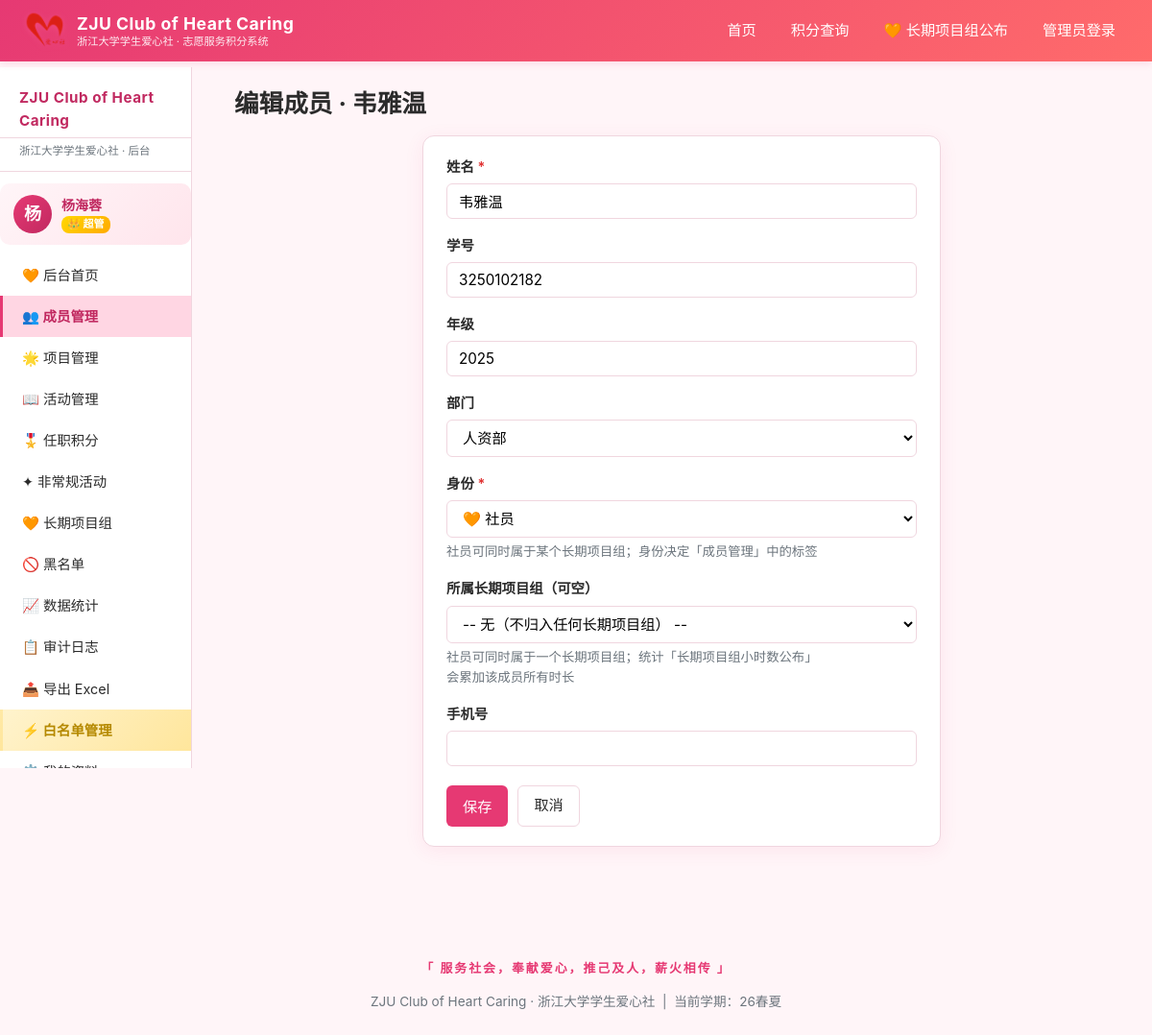
/admin/members/1/edit (signed in), run on the app's committed database.
### models.py (models this page shows, shortened)
class Admin(db.Model):
    __tablename__ = "admins"
    id = db.Column(db.Integer, primary_key=True)
    name = db.Column(db.String(64), nullable=False, index=True)
    student_id = db.Column(db.String(32), nullable=False, unique=True, index=True)
    password_hash = db.Column(db.String(256), default="")  # 允许空 = 待激活
    is_super_admin = db.Column(db.Boolean, default=False, index=True)
    is_root = db.Column(db.Boolean, default=False, index=True)  # 创始人：最高权限
    permissions = db.Column(db.Text, default="")  # JSON list, e.g. '["members","projects"]'
    status = db.Column(db.String(16), default="active", index=True)  # pending/approved/active
    application_message = db.Column(db.Text, default="")  # 申请说明
    approved_at = db.Column(db.DateTime, nullable=True)  # 审批时间
    approved_by = db.Column(db.String(64), default="")  # 审批人
    created_at = db.Column(db.DateTime, default=datetime.utcnow)
    last_login_at = db.Column(db.DateTime, nullable=True)
    def has_permission(self, perm):
        if self.is_super_admin:
            return True
        return perm in self.permissions_list()

class Member(db.Model):
    __tablename__ = "members"
    id = db.Column(db.Integer, primary_key=True)
    name = db.Column(db.String(64), nullable=False, index=True)
    grade = db.Column(db.String(32), default="")
    student_id = db.Column(db.String(32), default="", index=True)
    department = db.Column(db.String(64), default="")
    identity = db.Column(db.String(32), default="社员", index=True)
    long_term_group_id = db.Column(db.Integer, db.ForeignKey("long_term_groups.id"), nullable=True, index=True)
    long_term_group = db.relationship("LongTermGroup", backref="members")
    phone = db.Column(db.String(32), default="")
    created_at = db.Column(db.DateTime, default=datetime.utcnow)
    activity_participations = db.relationship("ActivityParticipant", backref="member", cascade="all, delete-orphan")
    irregular_participations = db.relationship("IrregularParticipant", backref="member", cascade="all, delete-orphan")
    position_records = db.relationship("PositionRecord", backref="member", cascade="all, delete-orphan")
    signoffs = db.relationship("SignoffLog", backref="signoff_member", cascade="all, delete-orphan")
    query_logs = db.relationship("QueryLog", backref="query_member", cascade="all, delete-orphan")
    modifications = db.relationship("ModificationLog", backref="mod_member", cascade="all, delete-orphan")

class Setting(db.Model):
    __tablename__ = "settings"
    key = db.Column(db.String(64), primary_key=True)
    value = db.Column(db.String(256), default="")

### app.py (the view, shortened to what this page needs)
    @app.route("/admin/members/<int:mid>/edit", methods=["GET", "POST"])
    @permission_required("members")
    def admin_member_edit(mid):
        m = Member.query.get_or_404(mid)
        return render_template(
            "admin/member_edit.html", member=m,
            departments=all_departments(),
            long_term_groups=LongTermGroup.query.filter_by(active=True).order_by(LongTermGroup.sort_order).all(),
        )

### app.py (called while the page is built)
def permission_required(perm):
    def decorator(f):
        @wraps(f)
        def wrapper(*args, **kwargs):
            if not session.get("admin_id"):
                return redirect(url_for("admin_login", next=request.path))
            me = Admin.query.get(session.get("admin_id"))
            if not me:
                session.clear()
                return redirect(url_for("admin_login"))
            if not me.has_permission(perm):
                label = next((n for k, n, _ in ADMIN_PERMISSIONS if k == perm), perm)
                flash(f"您没有「{label}」的访问权限", "warning")
                return redirect(url_for("admin_login"))
            return f(*args, **kwargs)
        return wrapper
    return decorator

def current_semester():
    s = Setting.query.filter_by(key="current_semester").first()
    return s.value if s else ""

def all_departments():
    s = Setting.query.filter_by(key="departments").first()
    if s and s.value:
        return [d.strip() for d in s.value.split(",") if d.strip()]
    return ["人资部", "综管部", "文体部", "活动部",
            "宣传部", "创设部", "外联部", "财务部"]

### templates/admin/member_edit.html (shortened to what this page needs)
{% extends "base.html" %}
{% block content %}
{% include "admin/_sidebar.html" %}
<section class="content-with-sidebar">
  <h1>{% if member %}编辑成员 · {{ member.name }}{% else %}添加成员{% endif %}</h1>
  <div class="card narrow">
    <form method="post" class="form">
      <div class="form-row">
        <label>姓名 <span class="req">*</span></label>
        <input type="text" name="name" value="{{ member.name if member else '' }}" required>
      </div>
      <div class="form-row">
        <label>学号</label>
        <input type="text" name="student_id" value="{{ member.student_id if member else '' }}" placeholder="例如：22301010001">
      </div>
      <div class="form-row">
        <label>年级</label>
        <input type="number" name="grade" value="{{ (member.grade if member else '').rstrip('级') }}" placeholder="2024" min="2000" max="2100" step="1">
      </div>
      <div class="form-row">
        <label>部门</label>
        <select name="department">
          {% for d in departments %}
            <option value="{{ d }}" {% if member and member.department==d %}selected{% endif %}>{{ d }}</option>
          {% endfor %}
        </select>
      </div>
      <div class="form-row">
        <label>身份 <span class="req">*</span></label>
        <select name="identity">
          <option value="社员" {% if not member or member.identity == '社员' %}selected{% endif %}>🧡 社员</option>
        </select>
        <small class="muted">社员可同时属于某个长期项目组；身份决定「成员管理」中的标签</small>
      </div>
      <div class="form-row">
        <label>所属长期项目组（可空）</label>
        <select name="long_term_group_id">
          <option value="">-- 无（不归入任何长期项目组） --</option>
        </select>
        <small class="muted">社员可同时属于一个长期项目组；统计「长期项目组小时数公布」会累加该成员所有时长</small>
      </div>
      <div class="form-row">
        <label>手机号</label>
        <input type="text" name="phone" value="{{ member.phone if member else '' }}">
      </div>
      <div class="form-actions">
        <button class="btn btn-primary" type="submit">保存</button>
        <a class="btn btn-ghost" href="{{ url_for('admin_members') }}">取消</a>
      </div>
    </form>
  </div>
</section>
{% endblock %}

### templates/base.html (shortened to what this page needs)
<!DOCTYPE html>
<html lang="zh-CN">
<head>
  <link rel="stylesheet" href="{{ url_for('static', filename='css/style.css') }}">
</head>
<body>
  <header class="topbar">
    <div class="topbar-inner">
      <a class="brand" href="{{ url_for('index') }}">
        <span class="brand-logo"><img src="{{ url_for('static', filename='img/club_logo_nav.png') }}" alt="ZJU Club of Heart Caring" width="44" height="44"></span>
        <span class="brand-text">
          <span class="brand-title">ZJU Club of Heart Caring</span>
          <span class="brand-sub">浙江大学学生爱心社 · 志愿服务积分系统</span>
        </span>
      </a>
      <nav class="topnav" id="topnav">
        <a href="{{ url_for('index') }}" class="{% if request.endpoint=='index' %}active{% endif %}">首页</a>
        <a href="{{ url_for('query') }}" class="{% if request.endpoint in ['query','query_result'] %}active{% endif %}">积分查询</a>
        <a href="{{ url_for('long_term_groups_public') }}" class="{% if request.endpoint=='long_term_groups_public' %}active{% endif %}">🧡 长期项目组公布</a>
        {% if session.is_admin %}
          <a href="{{ url_for('admin_dashboard') }}" class="{% if request.path.startswith('/admin') %}active{% endif %}">管理后台</a>
          <a href="{{ url_for('admin_logout') }}">退出</a>
        {% else %}
          <a href="{{ url_for('admin_login') }}">管理员登录</a>
        {% endif %}
      </nav>
    </div>
  </header>
  <main class="page">
    {% block content %}{% endblock %}
  </main>
  <footer class="footer">
    <p class="motto-line">「 服务社会，奉献爱心，推己及人，薪火相传 」</p>
    <p>ZJU Club of Heart Caring · 浙江大学学生爱心社 &nbsp;|&nbsp; 当前学期：{{ current_semester }}</p>
  </footer>
</body>
</html>

### templates/admin/_sidebar.html (shortened to what this page needs)
<aside class="sidebar">
  <div class="sb-title">ZJU Club of Heart Caring</div>
  <div class="sb-sub">浙江大学学生爱心社 · 后台</div>
  <div class="sb-user">
    <div class="sb-user-avatar">{{ (session.get('admin_name', '?')[0])|upper }}</div>
    <div class="sb-user-info">
      <b>{{ session.get('admin_name', '未登录') }}</b>
      {% if session.get('is_super_admin') %}
        <span class="sb-role sb-role-super">👑 超管</span>
      {% else %}
        <span class="sb-role">普管 · {{ _perm_label(me) if me and me.permissions_list() else '无权限' }}</span>
      {% endif %}
    </div>
  </div>
  <nav>
    {% if _has('dashboard') %}<a href="{{ url_for('admin_dashboard') }}" class="{% if request.endpoint=='admin_dashboard' %}active{% endif %}">🧡 后台首页</a>{% endif %}
    {% if _has('members') %}<a href="{{ url_for('admin_members') }}" class="{% if 'member' in request.endpoint %}active{% endif %}">👥 成员管理</a>{% endif %}
    {% if _has('projects') %}<a href="{{ url_for('admin_projects') }}" class="{% if 'project' in request.endpoint %}active{% endif %}">🌟 项目管理</a>{% endif %}
    {% if _has('activities') %}<a href="{{ url_for('admin_activities') }}" class="{% if 'activit' in request.endpoint %}active{% endif %}">📖 活动管理</a>{% endif %}
    {% if _has('positions') %}<a href="{{ url_for('admin_positions') }}" class="{% if 'position' in request.endpoint %}active{% endif %}">🎖️ 任职积分</a>{% endif %}
    {% if _has('irregulars') %}<a href="{{ url_for('admin_irregulars') }}" class="{% if 'irregular' in request.endpoint %}active{% endif %}">✦ 非常规活动</a>{% endif %}
    {% if _has('long_term_groups') %}<a href="{{ url_for('admin_long_term_groups') }}" class="{% if 'long_term' in request.endpoint %}active{% endif %}">🧡 长期项目组</a>{% endif %}
    {% if _has('blacklist') %}<a href="{{ url_for('admin_blacklist') }}" class="{% if 'blacklist' in request.endpoint %}active{% endif %}">🚫 黑名单</a>{% endif %}
    {% if _has('stats') %}<a href="{{ url_for('admin_stats') }}" class="{% if 'stats' in request.endpoint %}active{% endif %}">📈 数据统计</a>{% endif %}
    {% if _has('logs') %}<a href="{{ url_for('admin_logs') }}" class="{% if 'logs' in request.endpoint %}active{% endif %}">📋 审计日志</a>{% endif %}
    {% if _has('export') %}<a href="{{ url_for('admin_export') }}">📤 导出 Excel</a>{% endif %}
    {% if session.get('is_super_admin') %}
    <a href="{{ url_for('admin_whitelist') }}" class="{% if 'whitelist' in request.endpoint %}active{% endif %} sb-super">⚡ 白名单管理</a>
    {% endif %}
    {% if _has('profile') %}<a href="{{ url_for('admin_profile') }}" class="{% if 'profile' in request.endpoint %}active{% endif %}">⚙️ 我的资料</a>{% endif %}
  </nav>
</aside>

### static/css/style.css (style rules this page uses)
:root { --primary: #e63973; --primary-dark: #c12960; --primary-light: #ffd6e3; --accent: #ff6b6b; --bg: #fff5f8; --card-bg: #ffffff; --text: #2b2b2b; --text-muted: #6c757d; --border: #f0d6df; --shadow: 0 4px 20px rgba(230, 57, 115, 0.08); --shadow-hover: 0 6px 28px rgba(230, 57, 115, 0.18); --success: #2eb867; --warning: #f59f00; --danger: #e03131; --info: #1c7ed6; --sidebar-width: 200px; }
* { box-sizing: border-box; }
html, body { margin: 0; padding: 0; font-family: -apple-system, BlinkMacSystemFont, "PingFang SC", "Microsoft YaHei", "Helvetica Neue", Arial, sans-serif; background: var(--bg); color: var(--text); line-height: 1.6; min-height: 100vh; }
a { color: var(--primary); text-decoration: none; }
h1, h2, h3 { color: var(--text); margin: 0 0 12px; }
h1 { font-size: 1.6em; }
.muted { color: var(--text-muted); }
.req { color: var(--danger); }
.topbar { background: linear-gradient(135deg, var(--primary) 0%, var(--accent) 100%); color: #fff; padding: 0; box-shadow: 0 2px 8px rgba(230, 57, 115, 0.15); position: sticky; top: 0; z-index: 100; }
.topbar-inner { max-width: 1200px; margin: 0 auto; display: flex; align-items: center; justify-content: space-between; padding: 10px 24px; }
.brand { display: flex; align-items: center; gap: 12px; color: #fff; text-decoration: none; }
.brand-logo { display: flex; align-items: center; }
.brand-logo img { height: 44px; width: 44px; object-fit: contain; filter: drop-shadow(0 1px 3px rgba(255, 107, 157, 0.35)); transition: transform .25s; }
.brand-text { display: flex; flex-direction: column; line-height: 1.2; }
.brand-title { font-weight: 700; font-size: 1.1em; letter-spacing: 0.5px; }
.brand-sub { font-size: 0.7em; opacity: 0.9; margin-top: 2px; }
.topnav { display: flex; gap: 8px; }
.topnav a { color: #fff; padding: 6px 14px; border-radius: 6px; font-size: 0.95em; transition: all 0.2s; }
.motto-line { color: var(--primary); font-size: 0.95em; font-weight: 600; letter-spacing: 2px; margin-bottom: 6px; }
.page { max-width: 1200px; margin: 0 auto; padding: 24px; }
.content-with-sidebar { margin-left: calc(var(--sidebar-width) + 20px); }
.card { background: var(--card-bg); border-radius: 12px; padding: 20px 24px; margin-bottom: 20px; box-shadow: var(--shadow); border: 1px solid var(--border); }
.card.narrow { max-width: 540px; margin-left: auto; margin-right: auto; }
.btn { display: inline-block; padding: 8px 16px; border-radius: 6px; border: 1px solid transparent; background: #f1f3f5; color: var(--text); cursor: pointer; font-size: 0.95em; text-decoration: none; transition: all 0.15s; font-family: inherit; }
.btn-primary { background: var(--primary); color: #fff; }
.btn-ghost { background: transparent; border-color: var(--border); color: var(--text); }
.form-row { margin-bottom: 16px; }
.form-row label { display: block; margin-bottom: 6px; font-weight: 600; font-size: 0.9em; }
.form-row input, .form-row select, .form-row textarea { width: 100%; padding: 8px 12px; border: 1px solid var(--border); border-radius: 6px; font-size: 0.95em; font-family: inherit; background: #fff; transition: border-color 0.15s; }
.form-row .small, .form-row small { display: block; margin-top: 4px; }
.form-actions { display: flex; gap: 10px; margin-top: 20px; }
body, .data-table, .card, h1, h2, h3, p, li, td, th, input, button, .btn, .form-row label { word-break: keep-all; overflow-wrap: anywhere; }
.sidebar { position: fixed; top: 70px; left: 0; width: var(--sidebar-width); height: calc(100vh - 70px); background: #fff; border-right: 1px solid var(--border); padding: 20px 0; overflow-y: auto; z-index: 50; }
.sb-title { padding: 0 20px 4px; font-weight: 700; color: var(--primary-dark); border-bottom: 1px solid var(--border); margin-bottom: 4px; font-size: 0.95em; letter-spacing: 0.5px; }
.sb-sub { padding: 0 20px 12px; font-size: 0.72em; color: var(--text-muted); border-bottom: 1px solid var(--border); margin-bottom: 12px; }
.sidebar nav { display: flex; flex-direction: column; }
.sidebar nav a { padding: 10px 20px; color: var(--text); font-size: 0.9em; border-left: 3px solid transparent; transition: all 0.15s; }
.sidebar nav a.active { background: var(--primary-light); color: var(--primary-dark); font-weight: 600; border-left-color: var(--primary); }
.footer { text-align: center; padding: 20px; color: var(--text-muted); font-size: 0.85em; margin-top: 40px; }

### data on the page
Admin: get "杨海蓉"
Member: name "韦雅温", student_id "3250102182", grade "2025", department "人资部", identity "🧡 社员"
Setting: value "26春夏"

### other printed values
{{ (session.get('admin_name', '?')[0])|upper }} "杨"
